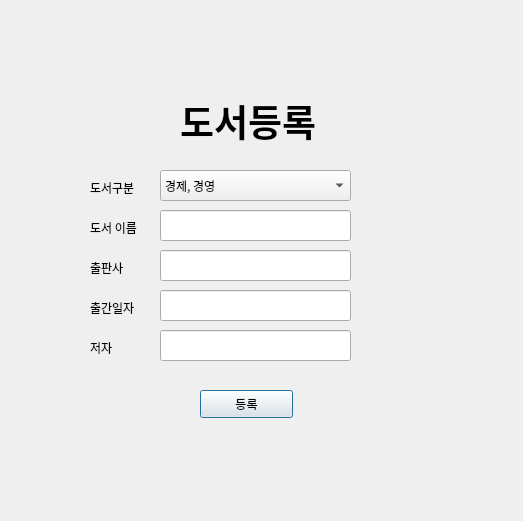
<?xml version="1.0" encoding="UTF-8"?>
<ui version="4.0">
 <class>Dialog</class>
 <widget class="QDialog" name="Dialog">
  <property name="geometry">
   <rect>
    <x>0</x>
    <y>0</y>
    <width>523</width>
    <height>521</height>
   </rect>
  </property>
  <property name="windowTitle">
   <string>Dialog</string>
  </property>
  <widget class="QLineEdit" name="lineEdit">
   <property name="geometry">
    <rect>
     <x>160</x>
     <y>210</y>
     <width>191</width>
     <height>31</height>
    </rect>
   </property>
   <property name="font">
    <font>
     <family>나눔고딕</family>
    </font>
   </property>
  </widget>
  <widget class="QLabel" name="label">
   <property name="geometry">
    <rect>
     <x>180</x>
     <y>90</y>
     <width>181</width>
     <height>61</height>
    </rect>
   </property>
   <property name="font">
    <font>
     <family>메이플스토리</family>
     <pointsize>28</pointsize>
     <weight>75</weight>
     <bold>true</bold>
    </font>
   </property>
   <property name="text">
    <string>도서등록</string>
   </property>
  </widget>
  <widget class="QLabel" name="label_2">
   <property name="geometry">
    <rect>
     <x>90</x>
     <y>220</y>
     <width>64</width>
     <height>15</height>
    </rect>
   </property>
   <property name="font">
    <font>
     <family>나눔고딕</family>
    </font>
   </property>
   <property name="text">
    <string>도서 이름</string>
   </property>
  </widget>
  <widget class="QLabel" name="label_27">
   <property name="geometry">
    <rect>
     <x>110</x>
     <y>100</y>
     <width>41</width>
     <height>41</height>
    </rect>
   </property>
   <property name="font">
    <font>
     <family>나눔고딕</family>
    </font>
   </property>
   <property name="text">
    <string/>
   </property>
   <property name="pixmap">
    <pixmap>image/open-book.png</pixmap>
   </property>
   <property name="scaledContents">
    <bool>true</bool>
   </property>
  </widget>
  <widget class="QLabel" name="label_4">
   <property name="geometry">
    <rect>
     <x>90</x>
     <y>260</y>
     <width>64</width>
     <height>15</height>
    </rect>
   </property>
   <property name="font">
    <font>
     <family>나눔고딕</family>
    </font>
   </property>
   <property name="text">
    <string>출판사</string>
   </property>
  </widget>
  <widget class="QLineEdit" name="lineEdit_3">
   <property name="geometry">
    <rect>
     <x>160</x>
     <y>250</y>
     <width>191</width>
     <height>31</height>
    </rect>
   </property>
   <property name="font">
    <font>
     <family>나눔고딕</family>
    </font>
   </property>
  </widget>
  <widget class="QLabel" name="label_5">
   <property name="geometry">
    <rect>
     <x>90</x>
     <y>300</y>
     <width>64</width>
     <height>15</height>
    </rect>
   </property>
   <property name="font">
    <font>
     <family>나눔고딕</family>
    </font>
   </property>
   <property name="text">
    <string>출간일자</string>
   </property>
  </widget>
  <widget class="QLineEdit" name="lineEdit_4">
   <property name="geometry">
    <rect>
     <x>160</x>
     <y>290</y>
     <width>191</width>
     <height>31</height>
    </rect>
   </property>
   <property name="font">
    <font>
     <family>나눔고딕</family>
    </font>
   </property>
  </widget>
  <widget class="QPushButton" name="pushButton">
   <property name="geometry">
    <rect>
     <x>200</x>
     <y>390</y>
     <width>93</width>
     <height>28</height>
    </rect>
   </property>
   <property name="font">
    <font>
     <family>나눔고딕</family>
    </font>
   </property>
   <property name="text">
    <string>등록</string>
   </property>
  </widget>
  <widget class="QLabel" name="label_8">
   <property name="geometry">
    <rect>
     <x>90</x>
     <y>180</y>
     <width>64</width>
     <height>15</height>
    </rect>
   </property>
   <property name="font">
    <font>
     <family>나눔고딕</family>
    </font>
   </property>
   <property name="text">
    <string>도서구분</string>
   </property>
  </widget>
  <widget class="QComboBox" name="comboBox">
   <property name="geometry">
    <rect>
     <x>160</x>
     <y>170</y>
     <width>191</width>
     <height>31</height>
    </rect>
   </property>
   <property name="font">
    <font>
     <family>나눔고딕</family>
    </font>
   </property>
   <item>
    <property name="text">
     <string>경제, 경영</string>
    </property>
   </item>
   <item>
    <property name="text">
     <string>여행</string>
    </property>
   </item>
   <item>
    <property name="text">
     <string>소설</string>
    </property>
   </item>
   <item>
    <property name="text">
     <string>기타</string>
    </property>
   </item>
  </widget>
  <widget class="QLineEdit" name="lineEdit_2">
   <property name="geometry">
    <rect>
     <x>160</x>
     <y>330</y>
     <width>191</width>
     <height>31</height>
    </rect>
   </property>
   <property name="font">
    <font>
     <family>나눔고딕</family>
    </font>
   </property>
  </widget>
  <widget class="QLabel" name="label_3">
   <property name="geometry">
    <rect>
     <x>90</x>
     <y>340</y>
     <width>64</width>
     <height>15</height>
    </rect>
   </property>
   <property name="font">
    <font>
     <family>나눔고딕</family>
    </font>
   </property>
   <property name="text">
    <string>저자</string>
   </property>
  </widget>
 </widget>
 <resources/>
 <connections/>
</ui>
